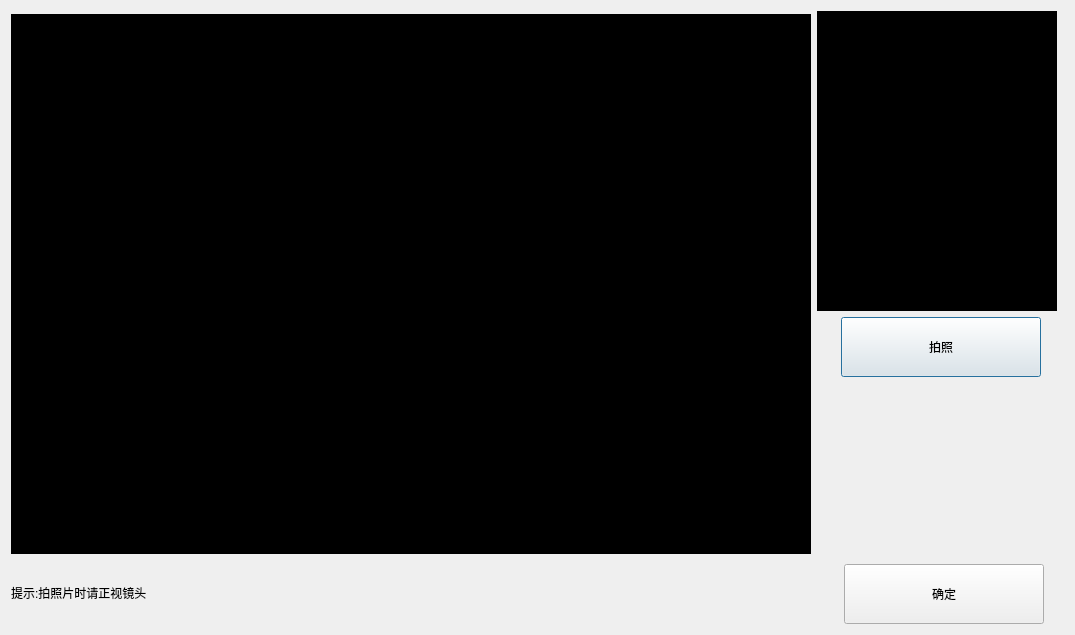
<?xml version="1.0" encoding="UTF-8"?>
<ui version="4.0">
 <class>DialogCameraTest</class>
 <widget class="QDialog" name="DialogCameraTest">
  <property name="geometry">
   <rect>
    <x>0</x>
    <y>0</y>
    <width>1075</width>
    <height>635</height>
   </rect>
  </property>
  <property name="windowTitle">
   <string>摄像机功能测试</string>
  </property>
  <property name="styleSheet">
   <string notr="true">font: 25 24pt &quot;思源黑体 CN Light&quot;;</string>
  </property>
  <layout class="QVBoxLayout" name="verticalLayout_2">
   <item>
    <layout class="QHBoxLayout" name="horizontalLayout_2">
     <item>
      <widget class="QLabel" name="label_FaceDetect">
       <property name="minimumSize">
        <size>
         <width>800</width>
         <height>540</height>
        </size>
       </property>
       <property name="maximumSize">
        <size>
         <width>800</width>
         <height>540</height>
        </size>
       </property>
       <property name="styleSheet">
        <string notr="true">background-color: rgb(0, 0, 0);</string>
       </property>
       <property name="text">
        <string/>
       </property>
      </widget>
     </item>
     <item>
      <layout class="QVBoxLayout" name="verticalLayout">
       <property name="spacing">
        <number>6</number>
       </property>
       <item>
        <widget class="QLabel" name="label_FaceCapture">
         <property name="minimumSize">
          <size>
           <width>240</width>
           <height>300</height>
          </size>
         </property>
         <property name="maximumSize">
          <size>
           <width>240</width>
           <height>300</height>
          </size>
         </property>
         <property name="styleSheet">
          <string notr="true">background-color: rgb(0, 0, 0);</string>
         </property>
         <property name="text">
          <string/>
         </property>
         <property name="alignment">
          <set>Qt::AlignCenter</set>
         </property>
        </widget>
       </item>
       <item>
        <layout class="QHBoxLayout" name="horizontalLayout">
         <item>
          <spacer name="horizontalSpacer_2">
           <property name="orientation">
            <enum>Qt::Horizontal</enum>
           </property>
           <property name="sizeHint" stdset="0">
            <size>
             <width>18</width>
             <height>20</height>
            </size>
           </property>
          </spacer>
         </item>
         <item>
          <widget class="QPushButton" name="pushButton_TakePhoto">
           <property name="minimumSize">
            <size>
             <width>200</width>
             <height>60</height>
            </size>
           </property>
           <property name="maximumSize">
            <size>
             <width>200</width>
             <height>16777215</height>
            </size>
           </property>
           <property name="text">
            <string>拍照</string>
           </property>
           <property name="icon">
            <iconset>
             <normalon>:/Image/Camera.png</normalon>
            </iconset>
           </property>
           <property name="iconSize">
            <size>
             <width>48</width>
             <height>48</height>
            </size>
           </property>
          </widget>
         </item>
         <item>
          <spacer name="horizontalSpacer_3">
           <property name="orientation">
            <enum>Qt::Horizontal</enum>
           </property>
           <property name="sizeHint" stdset="0">
            <size>
             <width>18</width>
             <height>20</height>
            </size>
           </property>
          </spacer>
         </item>
        </layout>
       </item>
       <item>
        <spacer name="verticalSpacer">
         <property name="orientation">
          <enum>Qt::Vertical</enum>
         </property>
         <property name="sizeType">
          <enum>QSizePolicy::Expanding</enum>
         </property>
         <property name="sizeHint" stdset="0">
          <size>
           <width>20</width>
           <height>40</height>
          </size>
         </property>
        </spacer>
       </item>
      </layout>
     </item>
    </layout>
   </item>
   <item>
    <layout class="QHBoxLayout" name="horizontalLayout_3" stretch="0,0,0">
     <item>
      <widget class="QLabel" name="label_Info">
       <property name="minimumSize">
        <size>
         <width>0</width>
         <height>60</height>
        </size>
       </property>
       <property name="maximumSize">
        <size>
         <width>16777215</width>
         <height>20</height>
        </size>
       </property>
       <property name="text">
        <string>提示:拍照片时请正视镜头</string>
       </property>
       <property name="alignment">
        <set>Qt::AlignLeading|Qt::AlignLeft|Qt::AlignTop</set>
       </property>
      </widget>
     </item>
     <item>
      <widget class="QPushButton" name="pushButton">
       <property name="minimumSize">
        <size>
         <width>200</width>
         <height>60</height>
        </size>
       </property>
       <property name="maximumSize">
        <size>
         <width>200</width>
         <height>60</height>
        </size>
       </property>
       <property name="text">
        <string>确定</string>
       </property>
      </widget>
     </item>
     <item>
      <spacer name="horizontalSpacer">
       <property name="orientation">
        <enum>Qt::Horizontal</enum>
       </property>
       <property name="sizeType">
        <enum>QSizePolicy::Fixed</enum>
       </property>
       <property name="sizeHint" stdset="0">
        <size>
         <width>20</width>
         <height>20</height>
        </size>
       </property>
      </spacer>
     </item>
    </layout>
   </item>
  </layout>
 </widget>
 <resources/>
 <connections/>
</ui>
